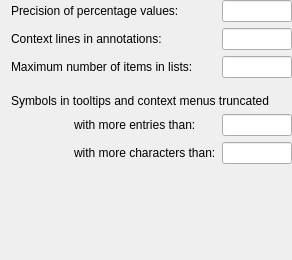
<?xml version="1.0" encoding="UTF-8"?>
<ui version="4.0">
 <class>GeneralSettings</class>
 <widget class="QWidget" name="GeneralSettings">
  <property name="geometry">
   <rect>
    <x>0</x>
    <y>0</y>
    <width>274</width>
    <height>260</height>
   </rect>
  </property>
  <property name="sizePolicy">
   <sizepolicy hsizetype="Preferred" vsizetype="MinimumExpanding">
    <horstretch>0</horstretch>
    <verstretch>0</verstretch>
   </sizepolicy>
  </property>
  <layout class="QGridLayout" name="gridLayout">
   <property name="topMargin">
    <number>0</number>
   </property>
   <property name="rightMargin">
    <number>0</number>
   </property>
   <property name="bottomMargin">
    <number>0</number>
   </property>
   <item row="0" column="0" colspan="3">
    <widget class="QLabel" name="TextLabel4_3">
     <property name="text">
      <string>Precision of percentage values:</string>
     </property>
     <property name="wordWrap">
      <bool>false</bool>
     </property>
    </widget>
   </item>
   <item row="0" column="3">
    <widget class="QLineEdit" name="precisionEdit">
     <property name="sizePolicy">
      <sizepolicy hsizetype="Expanding" vsizetype="Fixed">
       <horstretch>2</horstretch>
       <verstretch>0</verstretch>
      </sizepolicy>
     </property>
    </widget>
   </item>
   <item row="1" column="0" colspan="3">
    <widget class="QLabel" name="TextLabel4_3_2">
     <property name="text">
      <string>Context lines in annotations:</string>
     </property>
     <property name="wordWrap">
      <bool>false</bool>
     </property>
    </widget>
   </item>
   <item row="1" column="3">
    <widget class="QLineEdit" name="contextEdit">
     <property name="sizePolicy">
      <sizepolicy hsizetype="Expanding" vsizetype="Fixed">
       <horstretch>0</horstretch>
       <verstretch>0</verstretch>
      </sizepolicy>
     </property>
    </widget>
   </item>
   <item row="2" column="0" colspan="3">
    <widget class="QLabel" name="TextLabel5">
     <property name="text">
      <string>Maximum number of items in lists:</string>
     </property>
     <property name="wordWrap">
      <bool>false</bool>
     </property>
    </widget>
   </item>
   <item row="2" column="3">
    <widget class="QLineEdit" name="maxListEdit"/>
   </item>
   <item row="3" column="1">
    <spacer name="verticalSpacer_2">
     <property name="orientation">
      <enum>Qt::Vertical</enum>
     </property>
     <property name="sizeType">
      <enum>QSizePolicy::Fixed</enum>
     </property>
     <property name="sizeHint" stdset="0">
      <size>
       <width>20</width>
       <height>10</height>
      </size>
     </property>
    </spacer>
   </item>
   <item row="4" column="0" colspan="4">
    <widget class="QLabel" name="TextLabel3">
     <property name="sizePolicy">
      <sizepolicy hsizetype="Preferred" vsizetype="Fixed">
       <horstretch>0</horstretch>
       <verstretch>0</verstretch>
      </sizepolicy>
     </property>
     <property name="text">
      <string>Symbols in tooltips and context menus truncated</string>
     </property>
     <property name="alignment">
      <set>Qt::AlignBottom|Qt::AlignLeading|Qt::AlignLeft</set>
     </property>
    </widget>
   </item>
   <item row="5" column="0">
    <spacer name="Spacer6_2_2_3">
     <property name="orientation">
      <enum>Qt::Horizontal</enum>
     </property>
     <property name="sizeType">
      <enum>QSizePolicy::Fixed</enum>
     </property>
     <property name="sizeHint" stdset="0">
      <size>
       <width>16</width>
       <height>20</height>
      </size>
     </property>
    </spacer>
   </item>
   <item row="5" column="1" colspan="2">
    <widget class="QLabel" name="TextLabel2_2">
     <property name="text">
      <string>with more entries than:</string>
     </property>
     <property name="wordWrap">
      <bool>false</bool>
     </property>
    </widget>
   </item>
   <item row="5" column="3">
    <widget class="QLineEdit" name="symbolCount">
     <property name="sizePolicy">
      <sizepolicy hsizetype="Expanding" vsizetype="Fixed">
       <horstretch>0</horstretch>
       <verstretch>0</verstretch>
      </sizepolicy>
     </property>
    </widget>
   </item>
   <item row="6" column="0">
    <spacer name="Spacer6_2_2_2">
     <property name="orientation">
      <enum>Qt::Horizontal</enum>
     </property>
     <property name="sizeType">
      <enum>QSizePolicy::Fixed</enum>
     </property>
     <property name="sizeHint" stdset="0">
      <size>
       <width>16</width>
       <height>20</height>
      </size>
     </property>
    </spacer>
   </item>
   <item row="6" column="1" colspan="2">
    <widget class="QLabel" name="TextLabel2">
     <property name="text">
      <string>with more characters than:</string>
     </property>
     <property name="wordWrap">
      <bool>false</bool>
     </property>
    </widget>
   </item>
   <item row="6" column="3">
    <widget class="QLineEdit" name="symbolLength">
     <property name="sizePolicy">
      <sizepolicy hsizetype="Expanding" vsizetype="Fixed">
       <horstretch>0</horstretch>
       <verstretch>0</verstretch>
      </sizepolicy>
     </property>
    </widget>
   </item>
   <item row="7" column="2">
    <spacer name="verticalSpacer">
     <property name="orientation">
      <enum>Qt::Vertical</enum>
     </property>
     <property name="sizeHint" stdset="0">
      <size>
       <width>20</width>
       <height>65</height>
      </size>
     </property>
    </spacer>
   </item>
  </layout>
 </widget>
 <resources/>
 <connections/>
</ui>
